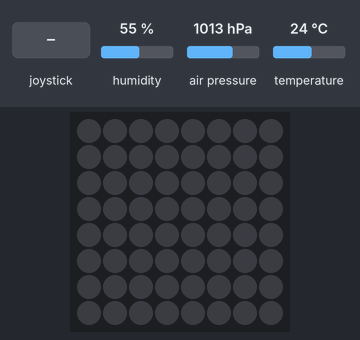
This program was run on a simulated Raspberry Pi (BCM pin numbers) with a Sense HAT. Parts: the Sense HAT's 8×8 RGB LED matrix. The test bench sets the inputs (shaded band); at power-on: humidity 55 %, air pressure 1013 hPa, temperature 24 °C. The clock reads 2024-03-15 10:24:30 at power-on unless the program sets it; the camera gives no picture and a still takes 0.5 s.

Above: at 1.2 s.
1.3 s: joystick pushed up
At 1.7 s:
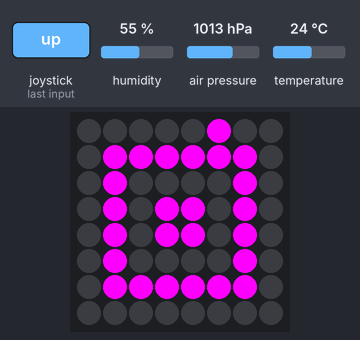
3.3 s: joystick pushed down
At 5.55 s:
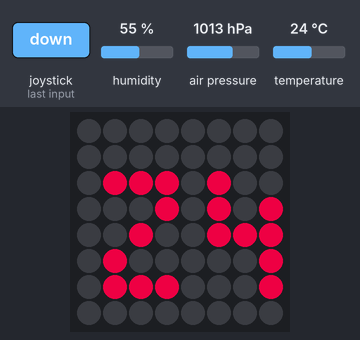
6.3 s: joystick pushed left
At 6.55 s:
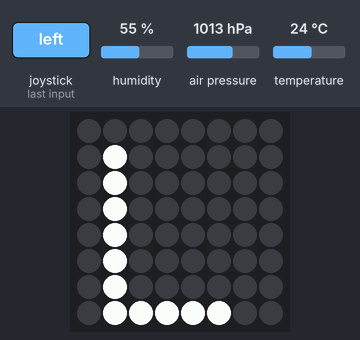
8.3 s: joystick pushed right
At 8.55 s:
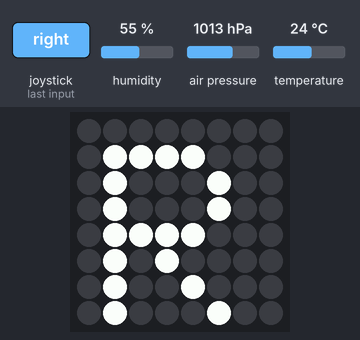
Timing chart, 0 to 11.3 s (numbered marks = the images above; inputs shaded):
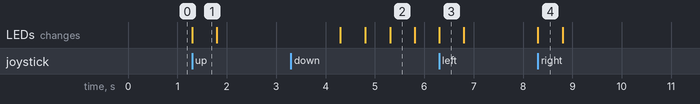

Measured:
- after the input at 1.3 s, the LEDs: change at once (image 1)
- after the input at 3.3 s, the LEDs: first differ from a run without the input after 2.0 s (image 2)
- after the input at 6.3 s, the LEDs: change at once (image 3)
- after the input at 8.3 s, the LEDs: change at once (image 4)
- what the display in image 1 shows lasts 0.5 s, from 1.3 s to 1.8 s

The program:

point-and-shoot.py
```python
##running from cli:python3.7 point-and-shoot.py
from sense_hat import SenseHat
from picamera import PiCamera
import time
from time import sleep
sense = SenseHat()
camera = PiCamera()
temp = round(sense.get_temperature())
humidity = round(sense.get_humidity())
pressure = round(sense.get_pressure())
timestr = time.strftime("%Y%m%d-%H%M%S")

OFFSET_LEFT = 1
OFFSET_TOP = 2

NUMS =[1,1,1,1,0,1,1,0,1,1,0,1,1,1,1,  # 0
       0,1,0,0,1,0,0,1,0,0,1,0,0,1,0,  # 1
       1,1,1,0,0,1,0,1,0,1,0,0,1,1,1,  # 2
       1,1,1,0,0,1,1,1,1,0,0,1,1,1,1,  # 3
       1,0,0,1,0,1,1,1,1,0,0,1,0,0,1,  # 4
       1,1,1,1,0,0,1,1,1,0,0,1,1,1,1,  # 5
       1,1,1,1,0,0,1,1,1,1,0,1,1,1,1,  # 6
       1,1,1,0,0,1,0,1,0,1,0,0,1,0,0,  # 7
       1,1,1,1,0,1,1,1,1,1,0,1,1,1,1,  # 8
       1,1,1,1,0,1,1,1,1,0,0,1,0,0,1]  # 9

# Displays a single digit (0-9)
def show_digit(val, xd, yd, r, g, b):
  offset = val * 15
  for p in range(offset, offset + 15):
    xt = p % 3
    yt = (p-offset) // 3
    sense.set_pixel(xt+xd, yt+yd, r*NUMS[p], g*NUMS[p], b*NUMS[p])

# Displays a two-digits positive number (0-99)
def show_number(val, r, g, b):
  abs_val = abs(val)
  tens = abs_val // 10
  units = abs_val % 10
  if (abs_val > 9): show_digit(tens, OFFSET_LEFT, OFFSET_TOP, r, g, b)
  show_digit(units, OFFSET_LEFT+4, OFFSET_TOP, r, g, b)


################################################################################
# MAIN
#colour definitions
w = (255, 255, 255)#white
pu=(216, 155, 240)#purple
p=(255, 0, 255)#pink
b=(0, 0, 0)#pink
y=(255, 255, 0)#yellow
pict_insta1=[
    b, b, b, b, b, p, b, b,
    b, p, p, p, p, p, p, b,
    b, p, b, b, b, b, p, b,
    b, p, b, p, p, b, p, b,
    b, p, b, p, p, b, p, b,
    b, p, b, b, b, b, p, b,
    b, p, p, p, p, p, p, b,
    b, b, b, b, b, b, b, b
]
pict_insta2=[
    b, b, b, b, b, y, b, b,
    b, p, p, p, p, p, p, b,
    b, p, b, b, b, b, p, b,
    b, p, b, p, p, b, p, b,
    b, p, b, p, p, b, p, b,
    b, p, b, b, b, b, p, b,
    b, p, p, p, p, p, p, b,
    b, b, b, b, b, b, b, b
    ]

sense.clear()
while True:
  for event in sense.stick.get_events():
    # Check if the joystick was pressed
    if event.action == "pressed":

      # Check which direction
      if event.direction == "up": #Pressing up triggers a photo to be taken
        sense.set_pixels(pict_insta1)
        sleep(0.5)
        sense.clear()
        camera.start_preview()
        camera.resolution = (3280, 2464)
        for i in range(1):
            sleep(2)
            camera.capture('/media/pi/Samsung USB/Pictures/PiCamera/%s.jpg' % timestr)
        camera.stop_preview()
        sense.set_pixels(pict_insta2)
        sleep(0.5)
        sense.clear()
      elif event.direction == "down": #triggers a temperature probing
        event.direction =="down"
        show_number(temp, 200, 0, 60)
      elif event.direction == "left":
        sense.show_letter("L")      # Left arrow
      elif event.direction == "right":
        sense.show_letter("R")      # Right arrow
      elif event.direction == "middle":
        sense.show_letter("M")      # Enter key

      # Wait a while and then clear the screen
      sleep(0.5)
      sense.clear()
```
